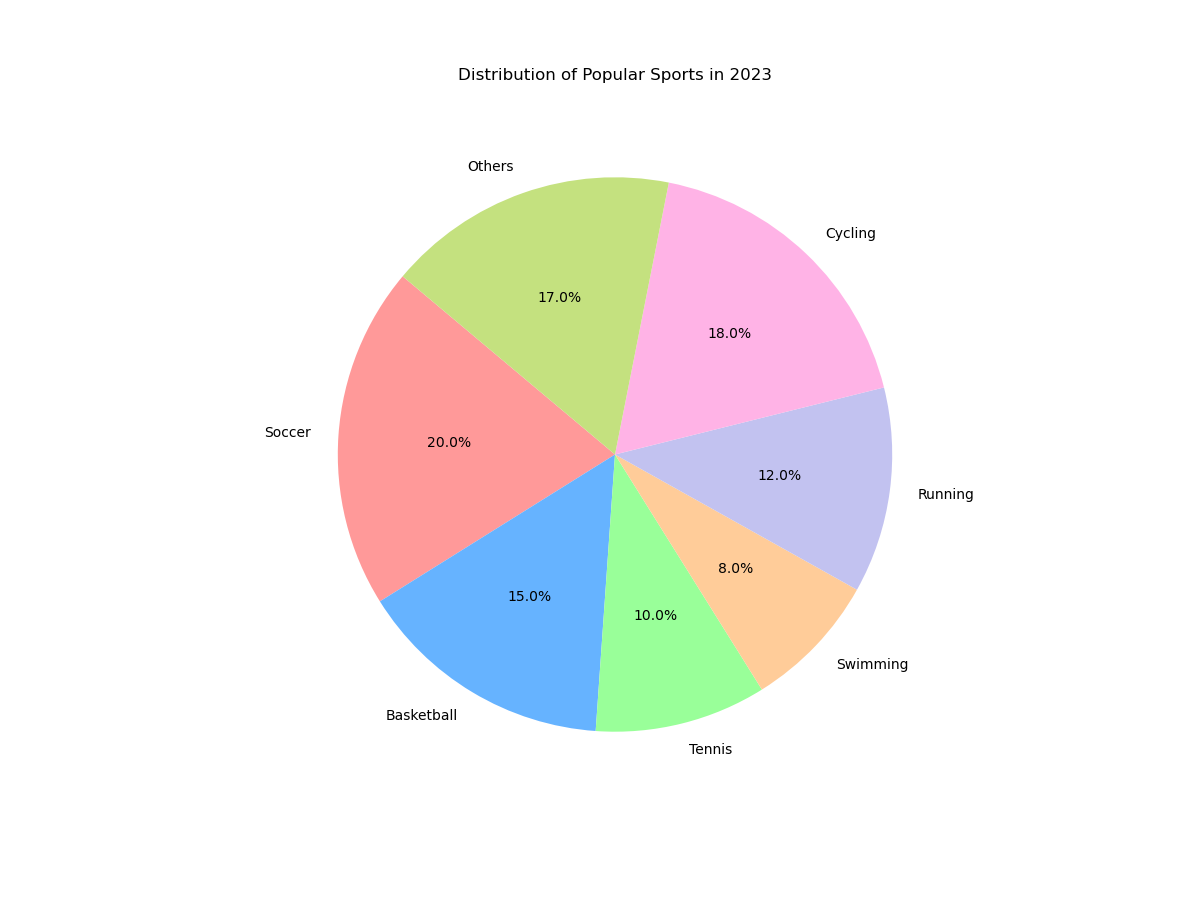

Generate this figure with Python:

import matplotlib.pyplot as plt

# Data points
categories = ['Soccer', 'Basketball', 'Tennis', 'Swimming', 'Running', 'Cycling', 'Others']
percentages = [20.0, 15.0, 10.0, 8.0, 12.0, 18.0, 17.0]
colors = ['#ff9999', '#66b3ff', '#99ff99', '#ffcc99', '#c2c2f0', '#ffb3e6', '#c4e17f']

# Create a pie chart
plt.figure(figsize=(12, 9))  # Modify the width and height of the chart
plt.pie(percentages, labels=categories, colors=colors, autopct='%1.1f%%', startangle=140)

# Chart title
plt.title('Distribution of Popular Sports in 2023', pad=20)

# Display the chart
plt.show()
